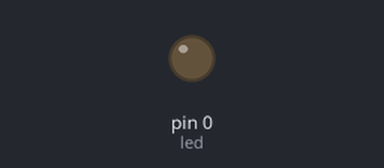
Simulated run of this sketch. Board: Arduino Uno, built with avr-gcc and run on an emulated ATmega328P. Shown: output pins drawn as LEDs (lit = HIGH).

Above: at 2.4 s.
At 52.8 s:
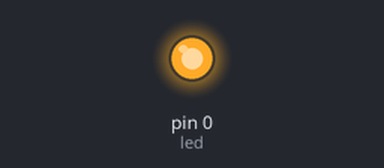
Timing chart, 0 to 60.0 s (numbered marks = the images above):
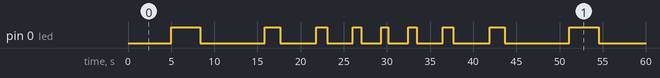

Measured:
- by itself, pin 0 (led): repeats every 46.2 s: LOW 7.5 s, HIGH 1.8 s, LOW 4.2 s, HIGH 1.2 s, LOW 3.0 s, HIGH 0.96 s, LOW 2.3 s, HIGH 0.80 s, LOW 2.3 s, HIGH 0.96 s, LOW 3.0 s, HIGH 1.2 s, LOW 4.2 s, HIGH 1.8 s, LOW 7.5 s, HIGH 3.4 s
- by itself, everything shown: repeats every 46.2 s, in 16 steps

The sketch:

attiny13a_breathing.ino
```cpp
/* Attiny 13a Breathing */

/** pwm pin, digital pin 0
 *  this is hardware IC pin 5
 */
const static int led = 0;

/** number of steps for  increasing breath speed */
const static int p = 5;

/** initial breath constant */
  const static int r = 5;

/** the setup routine runs once when you press reset: */
void setup() {
  pinMode(led, OUTPUT);
}

void loop() {
  for(int j=1; j<p; j++) {
    breath(r, j);
  }
  for(int j=p; j>1; j--) {
    breath(r, j);
  }
}

void breath(int r, int p) {
  for(int i=0; i<255; i++) {
    analogWrite(led, i);
    delay((255-i)/(r*p) + 1);
  }
  delay(5);
  for(int i=255; i>0; i--) {
    analogWrite(led, i);
    delay((255-i)/(r*p) + 1);
  }
}
```
